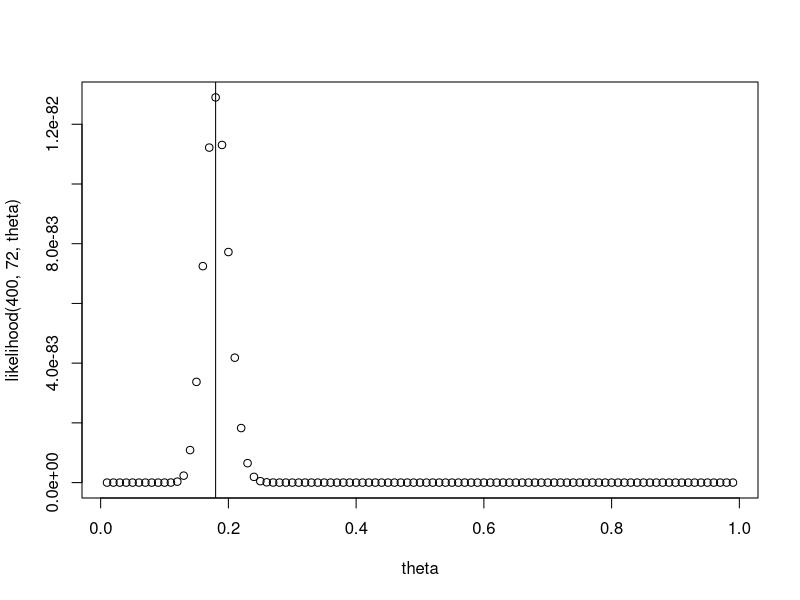
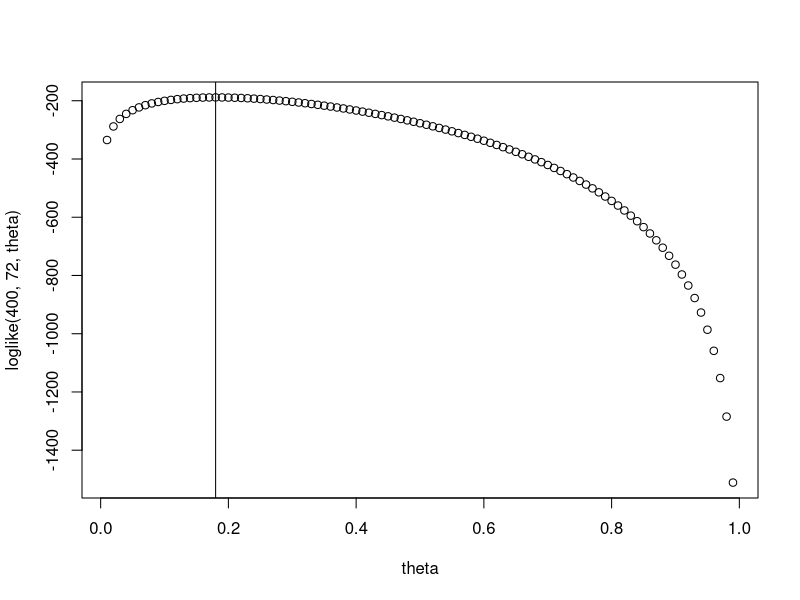
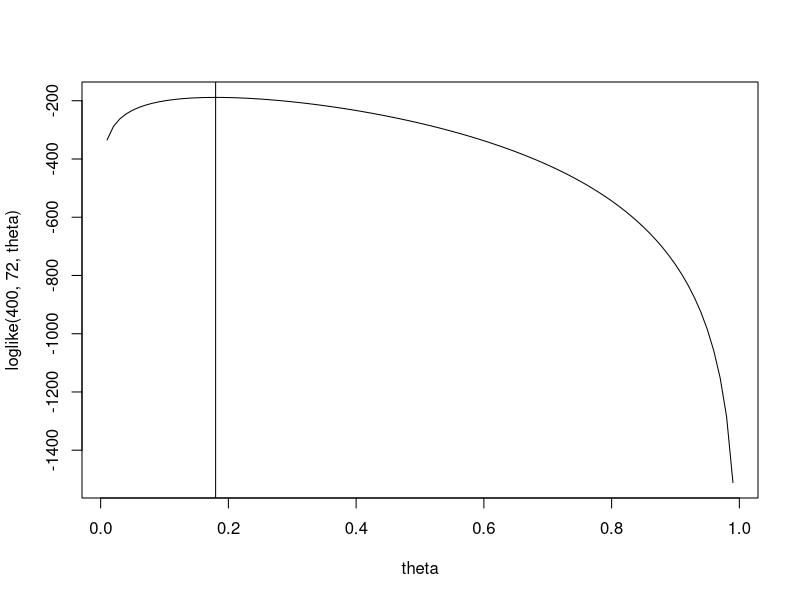

The R source for these figures, in order:
# likelihood for bernoulli distribution
likelihood <- function(n,y,theta)
{
  return(theta^y * (1-theta)^(n-y))
}

# create a sequence of values from 0.01 to 0.99 for testing
theta = seq(from = 0.01, to = 0.99, by = 0.01)

# plot the likelihood for sequence of thetas under a constant number of trials and wins
plot(x = theta, y = likelihood(400,72,theta))
abline(v = 72/400)

# log likelihood for bernoulli distribution
loglike <- function(n,y,theta)
{
  return(y*log(theta) + (n-y)*log(1-theta))
}

# plot log likelihood for sequence of thestas under a constant number of trials and wins
plot(x = theta, y = loglike(400,72,theta))
abline(v = 72/400)

# line plot for log likelihood 
plot(x = theta, y = loglike(400,72,theta), type = "l")
abline(v = 72/400)